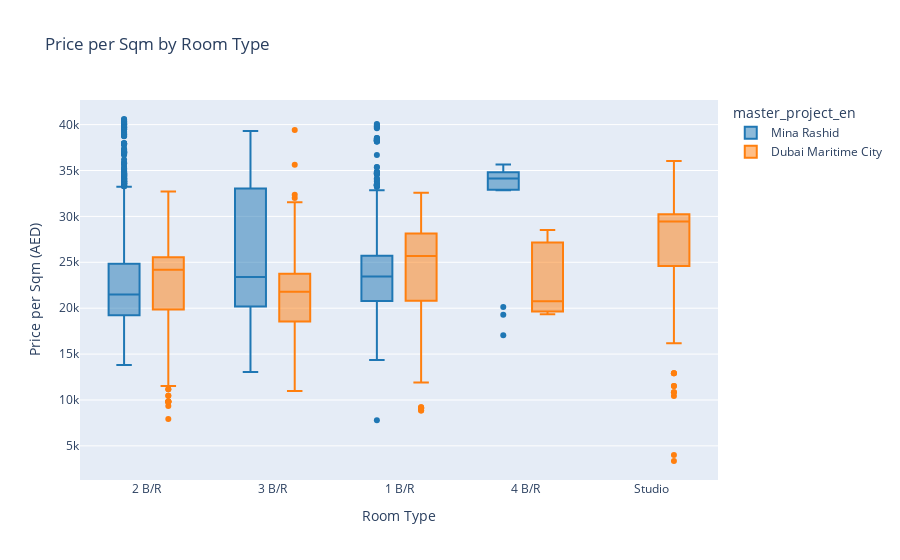

The notebook cell this image was saved under:
### Code cell
fig = px.box(combined_tx, x='rooms_en', y='meter_sale_price', 
             color="master_project_en", title="Price per Sqm by Room Type",
             color_discrete_map={"Mina Rashid": "#1f77b4", "Dubai Maritime City": "#ff7f0e"})
fig.update_xaxes(title="Room Type")
fig.update_yaxes(title="Price per Sqm (AED)")
fig.show()

### Figure 1 — Plotly figure (JSON) as saved in the notebook; plotly's stock layout.template omitted (floating-point values rounded to 4 significant figures; data arrays with more than 128 entries replaced by an {"elided": "..."} marker saying what was removed)
{"data": [{"alignmentgroup": "True", "hovertemplate": "master_project_en=Mina Rashid<br>rooms_en=%{x}<br>meter_sale_price=%{y}<extra></extra>", "legendgroup": "Mina Rashid", "marker": {"color": "#1f77b4"}, "name": "Mina Rashid", "notched": false, "offsetgroup": "Mina Rashid", "orientation": "v", "showlegend": true, "type": "box", "x": {"elided": "3543 str values"}, "x0": " ", "xaxis": "x", "y": {"elided": "3543 float values"}, "y0": " ", "yaxis": "y"}, {"alignmentgroup": "True", "hovertemplate": "master_project_en=Dubai Maritime City<br>rooms_en=%{x}<br>meter_sale_price=%{y}<extra></extra>", "legendgroup": "Dubai Maritime City", "marker": {"color": "#ff7f0e"}, "name": "Dubai Maritime City", "notched": false, "offsetgroup": "Dubai Maritime City", "orientation": "v", "showlegend": true, "type": "box", "x": {"elided": "4285 str values"}, "x0": " ", "xaxis": "x", "y": {"elided": "4285 float values"}, "y0": " ", "yaxis": "y"}], "layout": {"boxmode": "group", "legend": {"title": {"text": "master_project_en"}, "tracegroupgap": 0}, "title": {"text": "Price per Sqm by Room Type"}, "xaxis": {"anchor": "y", "domain": [0, 1], "title": {"text": "Room Type"}}, "yaxis": {"anchor": "x", "domain": [0, 1], "title": {"text": "Price per Sqm (AED)"}}}}
